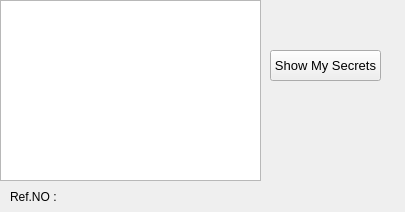
<?xml version="1.0" encoding="UTF-8"?>
<ui version="4.0">
 <class>Show_Accounts</class>
 <widget class="QWidget" name="Show_Accounts">
  <property name="geometry">
   <rect>
    <x>0</x>
    <y>0</y>
    <width>405</width>
    <height>212</height>
   </rect>
  </property>
  <property name="windowTitle">
   <string>Form</string>
  </property>
  <widget class="QTableView" name="tableView">
   <property name="geometry">
    <rect>
     <x>0</x>
     <y>0</y>
     <width>261</width>
     <height>181</height>
    </rect>
   </property>
  </widget>
  <widget class="QPushButton" name="pushButton">
   <property name="geometry">
    <rect>
     <x>270</x>
     <y>50</y>
     <width>111</width>
     <height>31</height>
    </rect>
   </property>
   <property name="font">
    <font>
     <pointsize>10</pointsize>
    </font>
   </property>
   <property name="text">
    <string>Show My Secrets</string>
   </property>
  </widget>
  <widget class="QLabel" name="label">
   <property name="geometry">
    <rect>
     <x>10</x>
     <y>190</y>
     <width>47</width>
     <height>13</height>
    </rect>
   </property>
   <property name="text">
    <string>Ref.NO :</string>
   </property>
  </widget>
  <widget class="QLabel" name="label_2">
   <property name="geometry">
    <rect>
     <x>70</x>
     <y>190</y>
     <width>47</width>
     <height>13</height>
    </rect>
   </property>
   <property name="text">
    <string/>
   </property>
  </widget>
 </widget>
 <tabstops>
  <tabstop>pushButton</tabstop>
  <tabstop>tableView</tabstop>
 </tabstops>
 <resources/>
 <connections/>
</ui>
